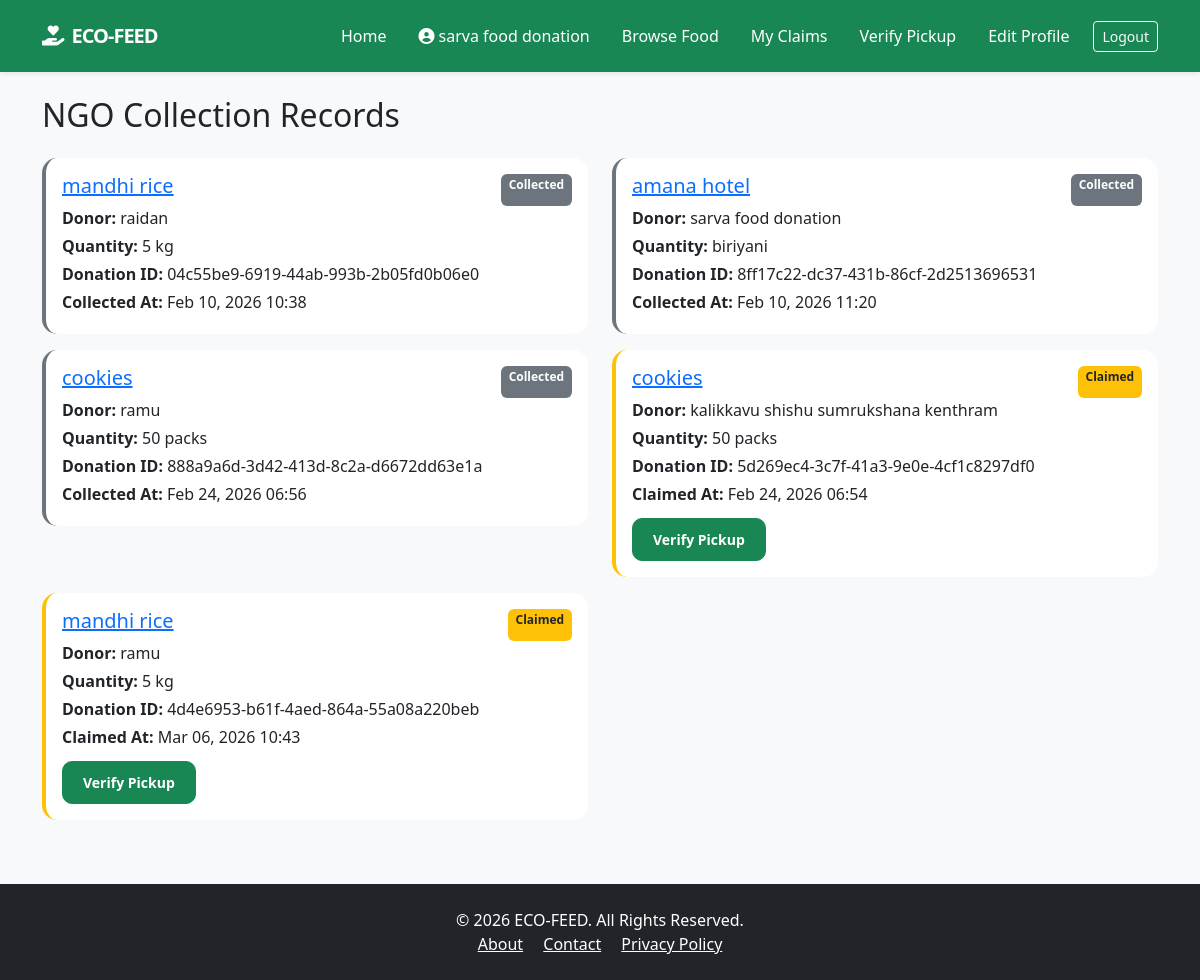
The app's page /ngo/history/ (signed in), older data.
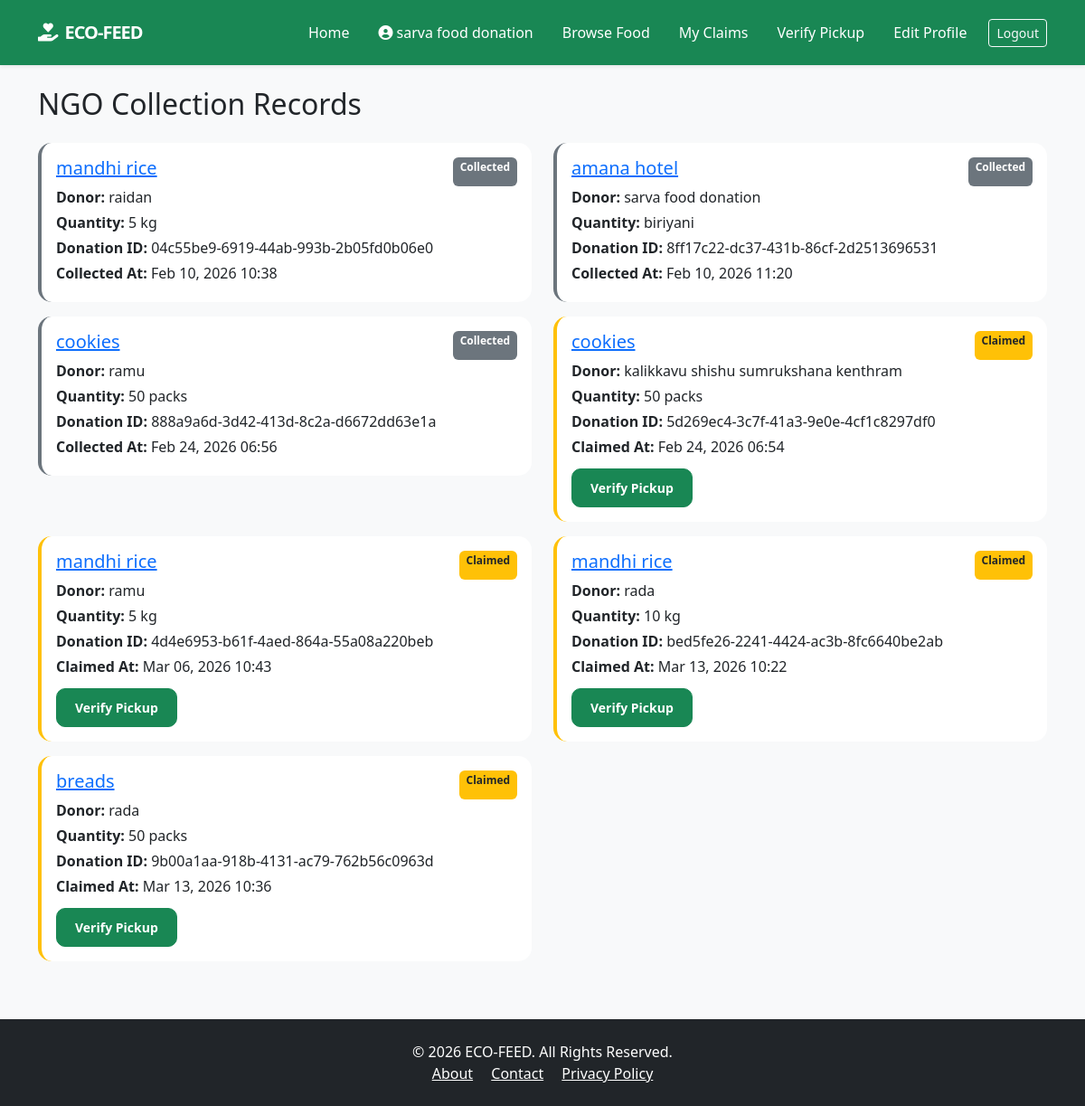
The same page, newer data.
### donation_app/models.py (models this page shows, shortened)
class FoodDonation(models.Model):
    STATUS_CHOICES = [
        ('Available', 'Available'),
        ('Claimed', 'Claimed'),
        ('Collected', 'Collected'),
    ]
    donor = models.ForeignKey(User, on_delete=models.CASCADE, related_name="donations")
    ngo = models.ForeignKey(User, on_delete=models.SET_NULL, null=True, blank=True, related_name="claims")
    food_type = models.CharField(max_length=100)
    quantity = models.CharField(max_length=50)
    expiry_time = models.DateTimeField()
    image = models.ImageField(upload_to="donations/", blank=True, null=True)
    status = models.CharField(max_length=10, choices=STATUS_CHOICES, default="Available")
    donation_id = models.UUIDField(primary_key=True, default=uuid.uuid4, editable=False, unique=True)
    short_id = models.CharField(max_length=8, editable=False, unique=True, null=True, blank=True)
    claimed_at = models.DateTimeField(null=True, blank=True)
    collected_at = models.DateTimeField(null=True, blank=True)

### ngo_app/views.py (the view)
# urls.py: path('history/', views.ngo_history, name='ngo_history'),
def ngo_history(request):
    claims = FoodDonation.objects.filter(ngo=request.user)
    return render(request, 'ngo_history.html', {'claims': claims})

### ngo_app/templates/ngo_history.html (shortened to what this page needs)
{% extends 'base.html' %}
{% block content %}
<h2 class="mb-4">NGO Collection Records</h2>
<div class="row">
  {% for claim in claims %}
  <div class="col-md-6 mb-3">
    <div class="card border-start border-4 {% if claim.status == 'Collected' %}border-secondary{% else %}border-warning{% endif %}">
      <div class="card-body">
        <div class="d-flex justify-content-between">
          <h5 class="card-title"><a href="{% url 'donation_detail' claim.donation_id %}">{{ claim.food_type }}</a></h5>
          <span class="badge {% if claim.status == 'Collected' %}bg-secondary{% else %}bg-warning text-dark{% endif %}">
            {{ claim.status }}
          </span>
        </div>
        <p class="mb-1"><strong>Donor:</strong> {{ claim.donor.username }}</p>
        <p class="mb-1"><strong>Quantity:</strong> {{ claim.quantity }}</p>
        <p class="mb-1"><strong>Donation ID:</strong> {{ claim.donation_id|stringformat:"s" }}</p>
        {% if claim.claimed_at %}
          <p class="mb-1"><strong>Claimed At:</strong> {{ claim.claimed_at|date:"M d, Y H:i" }}</p>
        {% endif %}
        {% if claim.collected_at %}
          <p class="mb-1"><strong>Collected At:</strong> {{ claim.collected_at|date:"M d, Y H:i" }}</p>
        {% endif %}
        {% if claim.status == "Claimed" %}
          <a href="{% url 'verify_pickup' %}" class="btn btn-success btn-sm mt-2">Verify Pickup</a>
        {% endif %}
      </div>
    </div>
  </div>
  {% empty %}
  <p class="text-muted text-center">No claims yet.</p>
  {% endfor %}
</div>
{% endblock %}

### templates/base.html (shortened to what this page needs)
<!DOCTYPE html>
<html lang="en">
<head>
  <link href="https://cdn.jsdelivr.net/npm/bootstrap@5.3.0/dist/css/bootstrap.min.css" rel="stylesheet">
  <link rel="stylesheet" href="https://cdnjs.cloudflare.com/ajax/libs/font-awesome/6.0.0/css/all.min.css">
</head>
<body class="bg-light">
  <nav class="navbar navbar-expand-lg navbar-dark bg-success py-3 shadow-sm sticky-top">
    <div class="container">
      <a class="navbar-brand" href="{% url 'index' %}">
        <i class="fas fa-hand-holding-heart me-2"></i>ECO-FEED
      </a>
      <div class="navbar-nav ms-auto align-items-center">
        <a class="nav-link text-white me-3" href="{% url 'index' %}">Home</a>
        {% if user.is_authenticated %}
          <span class="nav-link text-white me-3">
            <i class="fas fa-user-circle me-1"></i>{{ user.username }}
          </span>
          {% if user.userprofile %}
            {% with user.userprofile as profile %}
              {% if profile.role == "donor" %}
                <a class="nav-link text-white me-3" href="{% url 'create_donation' %}">Post Donation</a>
                <a class="nav-link text-white me-3" href="{% url 'donor_history' %}">My Donations</a>
                <a class="nav-link text-white me-3" href="{% url 'edit_profile' %}">Edit Profile</a>
              {% elif profile.role == "ngo" %}
                <a class="nav-link text-white me-3" href="{% url 'browse_food' %}">Browse Food</a>
                <a class="nav-link text-white me-3" href="{% url 'ngo_history' %}">My Claims</a>
                <a class="nav-link text-white me-3" href="{% url 'verify_pickup' %}">Verify Pickup</a>
                <a class="nav-link text-white me-3" href="{% url 'edit_profile' %}">Edit Profile</a>
              {% elif profile.role == "admin" %}
                <a class="nav-link text-white me-3" href="{% url 'admin_dashboard' %}">Admin Dashboard</a>
              {% endif %}
            {% endwith %}
          {% endif %}
          <a class="btn btn-outline-light btn-sm" href="{% url 'logout' %}">Logout</a>
        {% else %}
          <a class="nav-link text-white me-2" href="{% url 'login' %}">Login</a>
          <a class="btn btn-light btn-sm text-success fw-bold" href="{% url 'register' %}">Sign Up</a>
        {% endif %}
      </div>
    </div>
  </nav>
  <div class="container mt-4">
    {% block content %}{% endblock %}
  </div>
  <footer class="bg-dark text-white py-4 mt-5">
    <div class="container text-center">
      <p class="mb-0">&copy; 2026 ECO-FEED. All Rights Reserved.</p>
      <a href="#" class="text-white me-3">About</a>
      <a href="#" class="text-white me-3">Contact</a>
      <a href="#" class="text-white">Privacy Policy</a>
    </div>
  </footer>
  <div class="position-fixed bottom-0 end-0 p-3" style="z-index: 11">
  </div>
</body>
</html>

### templates/base.html (style rules this page uses)
.navbar-brand { font-weight: 800; letter-spacing: -1px; }
.card { border-radius: 15px; border: none; transition: 0.3s; }
.btn-success { border-radius: 10px; font-weight: 600; padding: 10px 20px; }

Row changes from the older to the newer data that the page shows:
added FoodDonation: food_type "mandhi rice", status "Claimed", donor.username "rada", quantity "10 kg", donation_id "bed5fe26-2241-4424-ac3b-8fc6640be2ab", claimed_at "Mar 13, 2026 10:22", shows "Verify Pickup"
added FoodDonation: food_type "breads", status "Claimed", donor.username "rada", quantity "50 packs", donation_id "9b00a1aa-918b-4131-ac79-762b56c0963d", claimed_at "Mar 13, 2026 10:36", shows "Verify Pickup"
